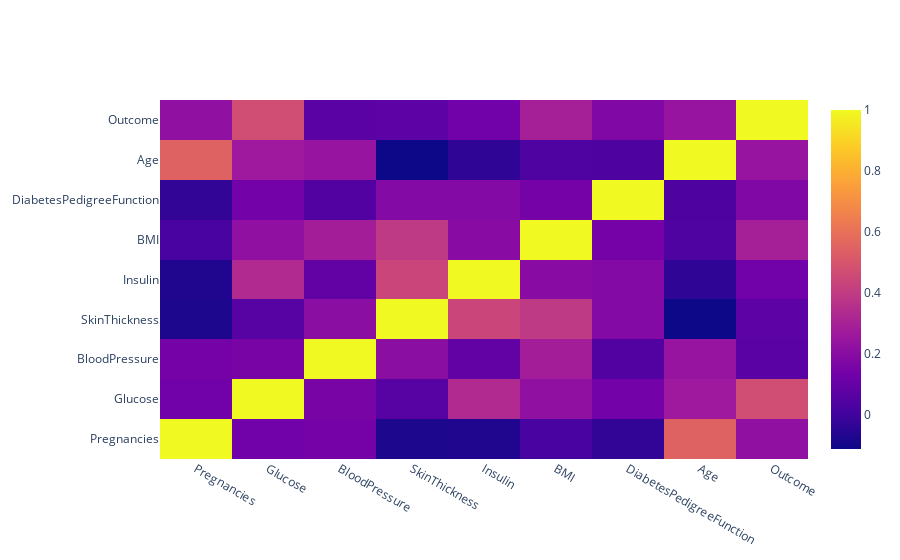

Source (notebook cell):
### Code cell
def df_to_plotly(df):
    return {'z': df.values.tolist(),
            'x': df.columns.tolist(),
            'y': df.index.tolist() }
import plotly.graph_objects as go
dfNew = df.corr()
fig = go.Figure(data=go.Heatmap(df_to_plotly(dfNew)))
fig.show()

### Figure 1 — Plotly figure (JSON) as saved in the notebook; plotly's stock layout.template omitted (floating-point values rounded to 4 significant figures)
{"data": [{"y": ["Pregnancies", "Glucose", "BloodPressure", "SkinThickness", "Insulin", "BMI", "DiabetesPedigreeFunction", "Age", "Outcome"], "x": ["Pregnancies", "Glucose", "BloodPressure", "SkinThickness", "Insulin", "BMI", "DiabetesPedigreeFunction", "Age", "Outcome"], "z": [[1, 0.1295, 0.1413, -0.08167, -0.07353, 0.01768, -0.03352, 0.5443, 0.2219], [0.1295, 1, 0.1526, 0.05733, 0.3314, 0.2211, 0.1373, 0.2635, 0.4666], [0.1413, 0.1526, 1, 0.2074, 0.08893, 0.2818, 0.04126, 0.2395, 0.06507], [-0.08167, 0.05733, 0.2074, 1, 0.4368, 0.3926, 0.1839, -0.114, 0.07475], [-0.07353, 0.3314, 0.08893, 0.4368, 1, 0.1979, 0.1851, -0.04216, 0.1305], [0.01768, 0.2211, 0.2818, 0.3926, 0.1979, 1, 0.1406, 0.03624, 0.2927], [-0.03352, 0.1373, 0.04126, 0.1839, 0.1851, 0.1406, 1, 0.03356, 0.1738], [0.5443, 0.2635, 0.2395, -0.114, -0.04216, 0.03624, 0.03356, 1, 0.2384], [0.2219, 0.4666, 0.06507, 0.07475, 0.1305, 0.2927, 0.1738, 0.2384, 1]], "type": "heatmap"}], "layout": {}}
